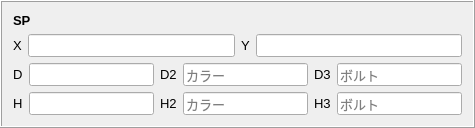
        <widget class="QFrame" name="frame_7">
         <property name="frameShape">
          <enum>QFrame::Box</enum>
         </property>
         <property name="frameShadow">
          <enum>QFrame::Raised</enum>
         </property>
         <layout class="QGridLayout" name="gridLayout_12">
          <item row="0" column="0">
           <widget class="QLabel" name="label_47">
            <property name="font">
             <font>
              <pointsize>10</pointsize>
              <weight>75</weight>
              <bold>true</bold>
             </font>
            </property>
            <property name="frameShadow">
             <enum>QFrame::Sunken</enum>
            </property>
            <property name="text">
             <string>SP</string>
            </property>
            <property name="wordWrap">
             <bool>false</bool>
            </property>
           </widget>
          </item>
          <item row="2" column="0">
           <layout class="QHBoxLayout" name="horizontalLayout_2">
            <item>
             <widget class="QLabel" name="label_50">
              <property name="font">
               <font>
                <pointsize>10</pointsize>
               </font>
              </property>
              <property name="text">
               <string>D</string>
              </property>
             </widget>
            </item>
            <item>
             <widget class="QLineEdit" name="f_spd">
              <property name="font">
               <font>
                <pointsize>10</pointsize>
               </font>
              </property>
              <property name="text">
               <string/>
              </property>
              <property name="placeholderText">
               <string/>
              </property>
             </widget>
            </item>
            <item>
             <widget class="QLabel" name="label_58">
              <property name="font">
               <font>
                <pointsize>10</pointsize>
               </font>
              </property>
              <property name="text">
               <string>D2</string>
              </property>
             </widget>
            </item>
            <item>
             <widget class="QLineEdit" name="f_spd2">
              <property name="minimumSize">
               <size>
                <width>50</width>
                <height>0</height>
               </size>
              </property>
              <property name="font">
               <font>
                <pointsize>10</pointsize>
               </font>
              </property>
              <property name="text">
               <string/>
              </property>
              <property name="placeholderText">
               <string>カラー</string>
              </property>
             </widget>
            </item>
            <item>
             <widget class="QLabel" name="label_57">
              <property name="font">
               <font>
                <pointsize>10</pointsize>
               </font>
              </property>
              <property name="text">
               <string>D3</string>
              </property>
             </widget>
            </item>
            <item>
             <widget class="QLineEdit" name="f_spd3">
              <property name="font">
               <font>
                <pointsize>10</pointsize>
               </font>
              </property>
              <property name="text">
               <string/>
              </property>
              <property name="placeholderText">
               <string>ボルト</string>
              </property>
             </widget>
            </item>
           </layout>
          </item>
          <item row="3" column="0">
           <layout class="QHBoxLayout" name="horizontalLayout">
            <item>
             <widget class="QLabel" name="label_59">
              <property name="font">
               <font>
                <pointsize>10</pointsize>
               </font>
              </property>
              <property name="text">
               <string>H</string>
              </property>
             </widget>
            </item>
            <item>
             <widget class="QLineEdit" name="f_sph">
              <property name="font">
               <font>
                <pointsize>10</pointsize>
               </font>
              </property>
              <property name="text">
               <string/>
              </property>
              <property name="placeholderText">
               <string/>
              </property>
             </widget>
            </item>
            <item>
             <widget class="QLabel" name="label_61">
              <property name="font">
               <font>
                <pointsize>10</pointsize>
               </font>
              </property>
              <property name="text">
               <string>H2</string>
              </property>
             </widget>
            </item>
            <item>
             <widget class="QLineEdit" name="f_sph2">
              <property name="font">
               <font>
                <pointsize>10</pointsize>
               </font>
              </property>
              <property name="text">
               <string/>
              </property>
              <property name="placeholderText">
               <string>カラー</string>
              </property>
             </widget>
            </item>
            <item>
             <widget class="QLabel" name="label_60">
              <property name="font">
               <font>
                <pointsize>10</pointsize>
               </font>
              </property>
              <property name="text">
               <string>H3</string>
              </property>
             </widget>
            </item>
            <item>
             <widget class="QLineEdit" name="f_sph3">
              <property name="font">
               <font>
                <pointsize>10</pointsize>
               </font>
              </property>
              <property name="text">
               <string/>
              </property>
              <property name="placeholderText">
               <string>ボルト</string>
              </property>
             </widget>
            </item>
           </layout>
          </item>
          <item row="1" column="0">
           <layout class="QHBoxLayout" name="horizontalLayout_3">
            <item>
             <widget class="QLabel" name="label_48">
              <property name="font">
               <font>
                <pointsize>10</pointsize>
               </font>
              </property>
              <property name="text">
               <string>X</string>
              </property>
             </widget>
            </item>
            <item>
             <widget class="QLineEdit" name="f_spx">
              <property name="font">
               <font>
                <pointsize>10</pointsize>
               </font>
              </property>
              <property name="text">
               <string/>
              </property>
              <property name="placeholderText">
               <string/>
              </property>
             </widget>
            </item>
            <item>
             <widget class="QLabel" name="label_49">
              <property name="font">
               <font>
                <pointsize>10</pointsize>
               </font>
              </property>
              <property name="text">
               <string>Y</string>
              </property>
             </widget>
            </item>
            <item>
             <widget class="QLineEdit" name="f_spy">
              <property name="font">
               <font>
                <pointsize>10</pointsize>
               </font>
              </property>
              <property name="text">
               <string/>
              </property>
              <property name="placeholderText">
               <string/>
              </property>
             </widget>
            </item>
           </layout>
          </item>
         </layout>
        </widget>
